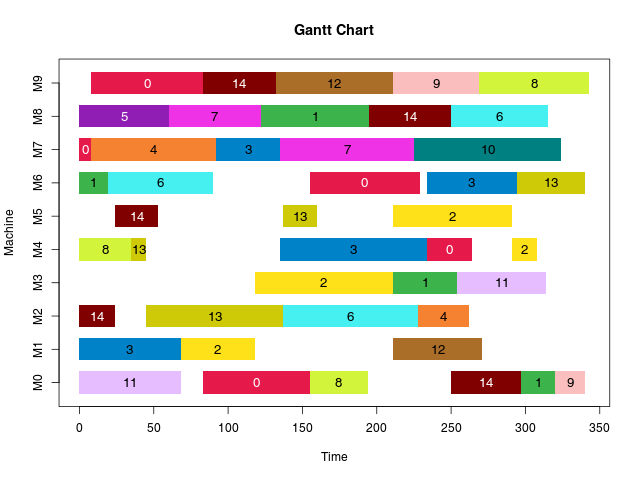

The R source for this figure:
library("plotteR");

plot.gantt(list(
  list( list(job=11L,start=0L,end=68L),
        list(job=0L,start=83L,end=155L),
        list(job=8L,start=155L,end=194L),
        list(job=14L,start=250L,end=297L),
        list(job=1L,start=297L,end=320L),
        list(job=9L,start=320L,end=340L)
  ),
  list( list(job=3L,start=0L,end=68L),
        list(job=2L,start=68L,end=118L),
        list(job=12L,start=211L,end=271L)
  ),
  list( list(job=14L,start=0L,end=24L),
        list(job=13L,start=45L,end=137L),
        list(job=6L,start=137L,end=228L),
        list(job=4L,start=228L,end=262L)
  ),
  list( list(job=2L,start=118L,end=211L),
        list(job=1L,start=211L,end=254L),
        list(job=11L,start=254L,end=314L)
  ),
  list( list(job=8L,start=0L,end=35L),
        list(job=13L,start=35L,end=45L),
        list(job=3L,start=135L,end=234L),
        list(job=0L,start=234L,end=264L),
        list(job=2L,start=291L,end=308L)
  ),
  list( list(job=14L,start=24L,end=53L),
        list(job=13L,start=137L,end=160L),
        list(job=2L,start=211L,end=291L)
  ),
  list( list(job=1L,start=0L,end=19L),
        list(job=6L,start=19L,end=90L),
        list(job=0L,start=155L,end=229L),
        list(job=3L,start=234L,end=294L),
        list(job=13L,start=294L,end=340L)
  ),
  list( list(job=0L,start=0L,end=8L),
        list(job=4L,start=8L,end=92L),
        list(job=3L,start=92L,end=135L),
        list(job=7L,start=135L,end=225L),
        list(job=10L,start=225L,end=324L)
  ),
  list( list(job=5L,start=0L,end=60L),
        list(job=7L,start=60L,end=122L),
        list(job=1L,start=122L,end=195L),
        list(job=14L,start=195L,end=250L),
        list(job=6L,start=250L,end=315L)
  ),
  list( list(job=0L,start=8L,end=83L),
        list(job=14L,start=83L,end=132L),
        list(job=12L,start=132L,end=211L),
        list(job=9L,start=211L,end=269L),
        list(job=8L,start=269L,end=343L)
  )
), main="Gantt Chart", prefix.job="");
